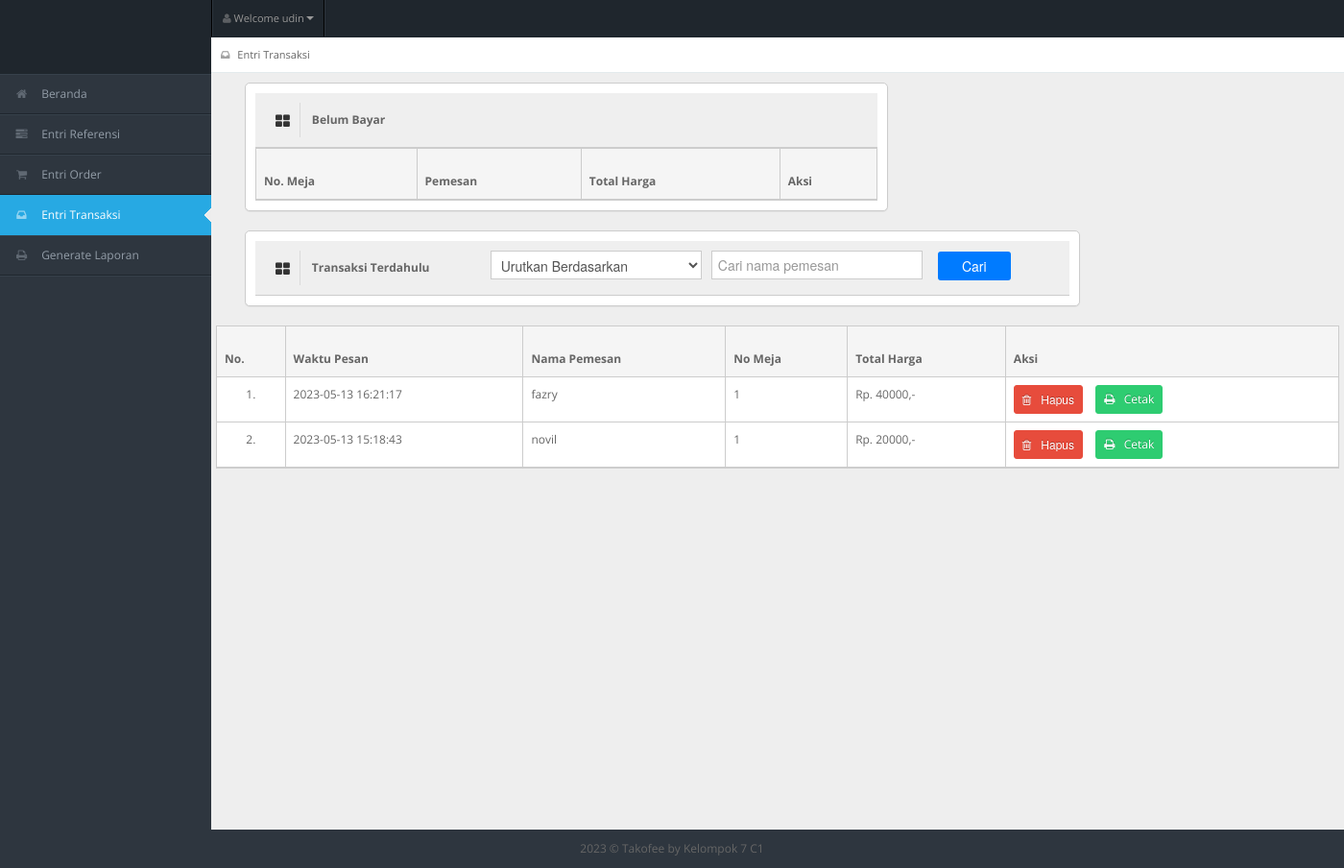
The page /entri_transaksi.php (signed in) on the database its author committed.
### tables this page shows
CREATE TABLE `tb_user` (
  `id_user` int(11) NOT NULL,
  `username` varchar(150) NOT NULL,
  `password` varchar(150) NOT NULL,
  `nama_user` varchar(150) NOT NULL,
  `id_level` int(11) NOT NULL,
  `status` varchar(150) NOT NULL
);

CREATE TABLE `tb_order` (
  `id_order` int(11) NOT NULL,
  `id_admin` int(11) DEFAULT NULL,
  `id_pengunjung` int(11) NOT NULL,
  `waktu_pesan` datetime NOT NULL,
  `no_meja` int(11) NOT NULL,
  `total_harga` varchar(150) NOT NULL,
  `uang_bayar` varchar(150) DEFAULT NULL,
  `uang_kembali` varchar(150) DEFAULT NULL,
  `status_order` varchar(150) NOT NULL
);

### entri_transaksi.php (the view, shortened to what this page needs)
<!DOCTYPE html>
<?php
include "connection/koneksi.php";
$id = $_SESSION['id_user'];
if (isset($_SESSION['username'])) {
  $query = "select * from tb_user natural join tb_level where id_user = $id";
  mysqli_query($conn, $query);
  $sql = mysqli_query($conn, $query);
  while ($r = mysqli_fetch_array($sql)) {
?>
    <html lang="en">
    <head>
      <link rel="stylesheet" href="template/dashboard/css/bootstrap.min.css" />
      <link rel="stylesheet" href="template/dashboard/css/bootstrap-responsive.min.css" />
      <link rel="stylesheet" href="template/dashboard/css/fullcalendar.css" />
      <link rel="stylesheet" href="template/dashboard/css/matrix-style.css" />
      <link rel="stylesheet" href="template/dashboard/css/matrix-media.css" />
      <link href="template/dashboard/font-awesome/css/font-awesome.css" rel="stylesheet" />
      <link rel="stylesheet" href="template/dashboard/css/jquery.gritter.css" />
    </head>
    <body>
      <div id="header">
        <h1><a href="entri_transaksi.php">Entri Transaksi</a></h1>
      </div>
      <div id="user-nav" class="navbar navbar-inverse">
        <ul class="nav">
          <li class="dropdown" id="profile-messages"><a title="" href="#" data-toggle="dropdown" data-target="#profile-messages" class="dropdown-toggle"><i class="icon icon-user"></i> <span class="text">Welcome <?php echo $r['nama_user']; ?></span><b class="caret"></b></a>
          </li>
        </ul>
      </div>
      <div id="sidebar"><a href="entri_referensi.php" class="visible-phone"><i class="icon icon-inbox"></i> <span>Entri Transaksi</span></a>
        <ul>
          <?php
          if ($r['id_level'] == 1) {
          ?>
            <li> <a href="beranda.php"><i class="icon icon-home"></i> <span>Beranda</span></a> </li>
            <li> <a href="entri_referensi.php"><i class="icon icon-tasks"></i> <span>Entri Referensi</span></a> </li>
            <li> <a href="entri_order.php"><i class="icon icon-shopping-cart"></i> <span>Entri Order</span></a> </li>
            <li class="active"> <a href="entri_transaksi.php"><i class="icon icon-inbox"></i> <span>Entri Transaksi</span></a> </li>
            <li> <a href="generate_laporan.php"><i class="icon icon-print"></i> <span>Generate Laporan</span></a> </li>
          <?php
          } else if ($r['id_level'] == 2) {
          ?>
            <li> <a href="beranda.php"><i class="icon icon-home"></i> <span>Beranda</span></a> </li>
            <li> <a href="entri_order.php"><i class="icon icon-shopping-cart"></i> <span>Entri Order</span></a> </li>
            <li> <a href="generate_laporan.php"><i class="icon icon-print"></i> <span>Generate Laporan</span></a> </li>
          <?php
          } else if ($r['id_level'] == 3) {
          ?>
            <li><a href="beranda.php"><i class="icon icon-home"></i> <span>Beranda</span></a> </li>
            <li class="active"> <a href="entri_transaksi.php"><i class="icon icon-inbox"></i> <span>Entri Transaksi</span></a> </li>
            <li> <a href="generate_laporan.php"><i class="icon icon-print"></i> <span>Generate Laporan</span></a> </li>
          <?php
          } else if ($r['id_level'] == 4) {
          ?>
            <li class="active"><a href="beranda.php"><i class="icon icon-home"></i> <span>Beranda</span></a> </li>
            <li> <a href="generate_laporan.php"><i class="icon icon-print"></i> <span>Generate Laporan</span></a> </li>
          <?php
          } else if ($r['id_level'] == 5) {
          ?>
            <li> <a href="beranda.php"><i class="icon icon-home"></i> <span>Beranda</span></a> </li>
            <li> <a href="entri_order.php"><i class="icon icon-shopping-cart"></i> <span>Entri Order</span></a> </li>
          <?php
          }
          ?>
        </ul>
      </div>
      <div id="content">
        <div id="content-header">
          <div id="breadcrumb"> <a href="entri_transaksi.php" title="Go to here" class="tip-bottom"><i class="icon icon-inbox"></i> Entri Transaksi</a></div>
        </div>
        <div class="container">
          <div class="row-fluid">
            <?php
            if ($r['id_level'] == 1 || $r['id_level'] == 3) {
            ?>
              <div class="span7">
                <div class="widget-box">
                  <div class="widget-title bg_lg"><span class="icon"><i class="icon-th-large"></i></span>
                    <h5>Belum Bayar</h5>
                  </div>
                  <div class="widget-content nopadding">
                    <table class="table table-bordered table-invoice-full">
                      <thead>
                        <tr>
                          <th class="head0">No. Meja</th>
                          <th class="head1">Pemesan</th>
                          <th class="head0 right">Total Harga</th>
                          <th class="head0 right">Aksi</th>
                        </tr>
                      </thead>
                    </table>
                  </div>
                </div>
              </div>
              <div class="span9">
                <div class="widget-box">
                  <div class="widget-title bg_lg"><span class="icon"><i class="icon-th-large"></i></span>
                    <h5>Transaksi Terdahulu</h5>
                    <div style="display: flex; align-items: center; justify-content: center;">
                      <form method="get" action="" style="margin-right: 10px;">
                        <select name="sorting" onchange="this.form.submit()">
                          <option value="">Urutkan Berdasarkan</option>
                        </select>
                      </form>
                      <form method="get" action="">
                        <input type="text" name="search" maxlength="20" placeholder="Cari nama pemesan" autocomplete="off" value="<?php if (isset($_GET['search'])) echo $_GET['search']; ?>">
                        <button type="submit" class="tmbsearch">Cari</button>
                      </form>
                    </div>
                  </div>
                  <?php
                  $query_sudah_order = "SELECT * FROM tb_order LEFT JOIN tb_user ON tb_order.id_pengunjung = tb_user.id_user WHERE status_order = 'sudah bayar'";
                  if (isset($_GET['sorting'])) {
                    if ($_GET['sorting'] == 'desc') {
                      $query_sudah_order .= " ORDER BY waktu_pesan DESC";
                    } else if ($_GET['sorting'] == 'asc') {
                      $query_sudah_order .= " ORDER BY waktu_pesan ASC";
                    }
                  } else {
                    $query_sudah_order .= " ORDER BY id_order DESC";
                  }
                  ?>
                </div>
              </div>
          </div>
          <div class="widget-content nopadding">
            <table class="table table-bordered table-invoice-full">
              <thead>
                <tr>
                  <th class="head0">No.</th>
                  <th class="head0">Waktu Pesan</th>
                  <th class="head1">Nama Pemesan</th>
                  <th class="head0">No Meja</th>
                  <th class="head0 right">Total Harga</th>
                  <th class="head0 right">Aksi</th>
                </tr>
              </thead>
              <tbody>
                <?php
                $nomor = 1;
                $sql_sudah_order = mysqli_query($conn, $query_sudah_order);
                while ($r_sudah_order = mysqli_fetch_array($sql_sudah_order)) {
                ?>
                  <tr>
                    <td>
                      <center><?php echo $nomor++; ?>. </center>
                    </td>
                    <td><?php echo $r_sudah_order['waktu_pesan']; ?></td>
                    <td><?php echo $r_sudah_order['nama_user']; ?></td>
                    <td><?php echo $r_sudah_order['no_meja']; ?></td>
                    <td>Rp. <?php echo $r_sudah_order['total_harga']; ?>,-</td>
                    <td>
                      <form action="" method="post">
                        <button type="submit" value="<?php echo $r_sudah_order['id_order']; ?>" name="hapus_transaksi" class="btn btn-mini btn-danger">
                          <i class='icon icon-trash'></i>
                          &nbsp; Hapus
                        </button>
                        <a target='_blank' href="cetak_transaksi.php?konten=<?php echo $r_sudah_order['id_order']; ?>" class="btn btn-mini btn-success">
                          <i class='icon icon-print'></i>
                          &nbsp; Cetak
                        </a>
                      </form>
                    </td>
                  </tr>
                <?php
                }
                ?>
              </tbody>
            </table>
          </div>
        </div>
      </div>
    <?php
            }
    ?>
    <div class="row-fluid">
      <div id="footer" class="span12"> <?php echo date('Y'); ?> &copy; Takofee <a href="#">by Kelompok 7 C1</a> </div>
    </div>
    </body>
    </html>
<?php
  }
} else {
  header('location: logout.php');
}
?>

### template/dashboard/css/matrix-media.css (style rules this page uses)
body { background:#2E363F; }
#header { background-color: #1f262d; margin-top:10px; }
#sidebar > ul { border-bottom: 1px solid #37414b }
#sidebar > ul > li { border-top: 1px solid #37414b; border-bottom: 1px solid #1f262d; }
#sidebar > ul > li.active { background-color: #27a9e3; border-bottom: 1px solid #27a9e3; border-top: 1px solid #27a9e3; }
#sidebar > ul > li.active a { color:#fff; text-decoration:none; }

### rows shown on the page
tb_user: nama_user "udin"
tb_order: waktu_pesan "2023-05-13 16:21:17", tb_user.nama_user "fazry", no_meja "1", total_harga "40000", $r_sudah_order['id_order'] 2 (drawn)
tb_order: waktu_pesan "2023-05-13 15:18:43", tb_user.nama_user "novil", no_meja "1", total_harga "20000"
